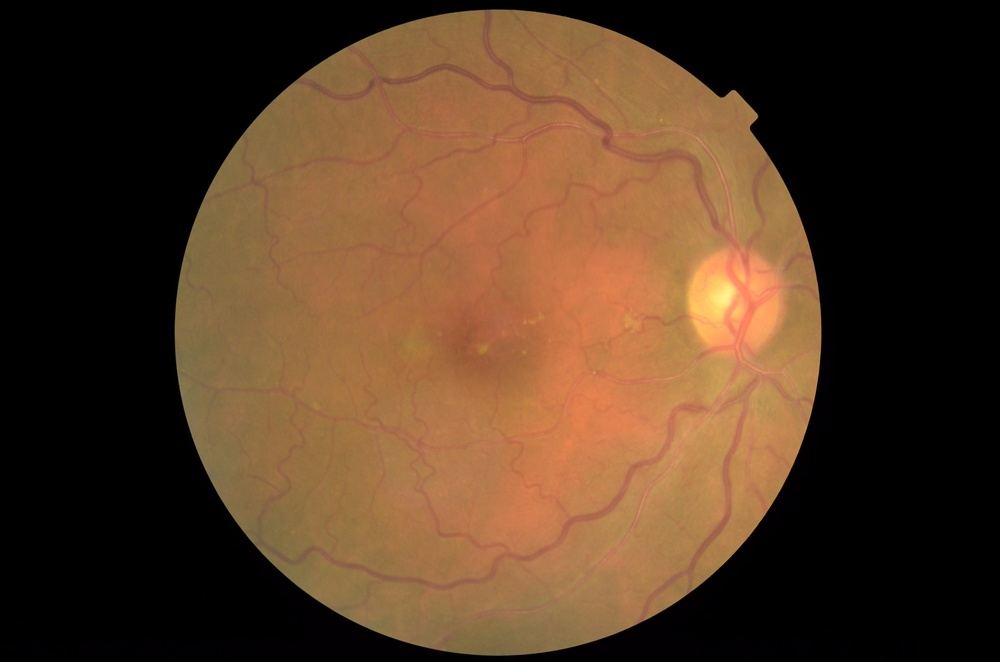
#> input picture data/example.jpeg, 1000 x 662 px, shrunk from 4928 x 3264 before the run
$ python damage_images.py ../data out
#> lines starting #> are read from the running program, lines starting #| are printed output that depends on the picture
### scripts/fs_utils.py

import os

# [5 lines left out: function ensure_directory_exists, not called in this run]

def is_image_filename(filename):
    return filename.lower().split('.')[-1] in ['jpg', 'jpeg', 'tif', 'png']

# This function will construct a list of image
# (filepath, filename) pairs from a given directory.
def collect_images(directory):
    source_images = []
    for directory_prefix, _, filenames in os.walk(directory):
        image_filenames = [filename for filename in filenames if is_image_filename(filename)]
        source_images.extend([(os.path.join(directory_prefix, f), f) for f in image_filenames])
    return source_images

### scripts/damage_images.py
'''
The purpose of this is to generate a damaged dataset.
This will distort images, or removed parts of them entirely.
'''
import os
import sys
import random
if __name__ == '__main__':
    os.sys.path.append('.')
from PIL import Image
import numpy as np
import scipy
import cv2

from scripts.fs_utils import collect_images

# Deletes bottom half of rows.
def thanos_snap(source_path, target_path):
    img = Image.open(source_path, mode='r')
    pt1 = (0, img.height//2)
    pt2 = (img.width, img.height)
    img_nparray = np.asarray(img)
    cv2.rectangle(img_nparray, pt1, pt2, (128, 128, 128), -1, 8, 0)
    new_img = Image.fromarray(img_nparray.astype(np.uint8))
    new_img.save(target_path, quality=97)

def swirl(source_path, target_path):
#> called with source_path = '../data/example.jpeg', target_path = 'out/example.jpeg'
    img = Image.open(source_path, mode='r')
#> img is the input picture: PIL image 1000x662 RGB; mean R, G, B 84.8, 58.2, 36.1
    img_nparray = np.array(img)
    A = img_nparray.shape[0] / 3.0
#> A = 220.7
    w = 2.0 / img_nparray.shape[1]
#> w = 0.002
    shift = lambda x: A * np.sin(2.0*np.pi*x * w)
    for i in range(img_nparray.shape[0]):
        img_nparray[:,i] = np.roll(img_nparray[:,i], int(shift(i)))
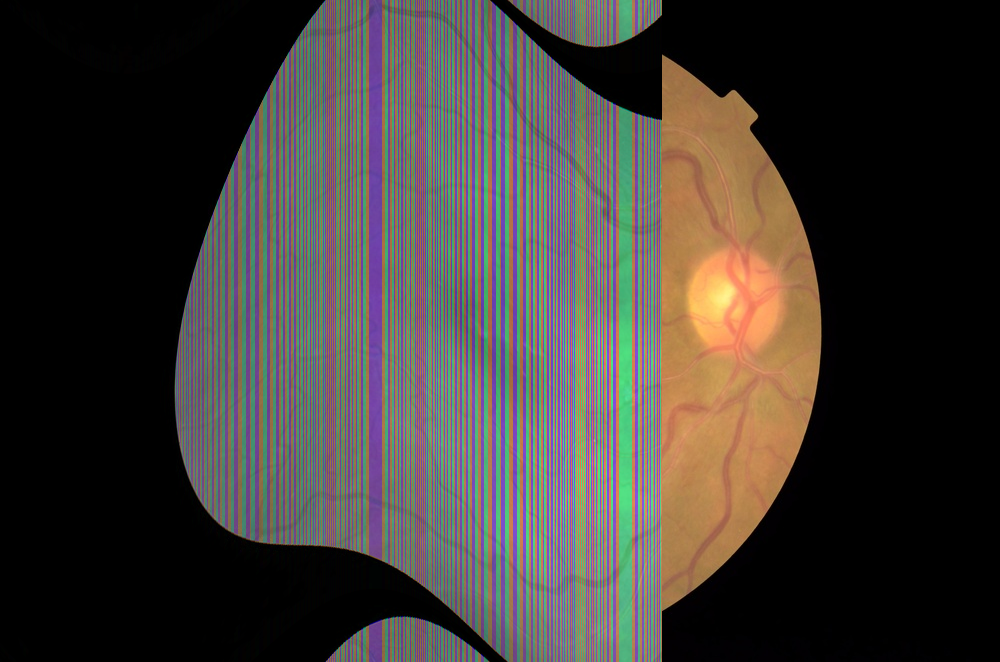
#> img_nparray: shape (662, 1000, 3); mean R, G, B 64.5, 59.6, 55.1
    new_img = Image.fromarray(img_nparray.astype(np.uint8))
    new_img.save(target_path, quality=97)

def thanos_infinite_snap(source_path, target_path):
    img = Image.open(source_path, mode='r')
    pt1 = (0, 0)
    pt2 = (img.width, img.height)
    img_nparray = np.asarray(img)
    cv2.rectangle(img_nparray, pt1, pt2, (128, 128, 128), -1, 8, 0)
    new_img = Image.fromarray(img_nparray.astype(np.uint8))
    new_img.save(target_path, quality=97)

def main(source_dir, target_dir):
    source_images = collect_images(source_dir)
    for source_path, source_fname in source_images:
        target_path = os.path.join(target_dir, source_fname)
        decision = random.randint(0, 20)
        if decision >= 0 and decision <= 10:
            thanos_snap(source_path, target_path)
        elif decision > 10 and decision < 19:
            swirl(source_path, target_path)
        elif decision == 19:
            thanos_infinite_snap(source_path, target_path)
#> pass 2 of the loop in main, `for source_path, source_fname in source_images:`:
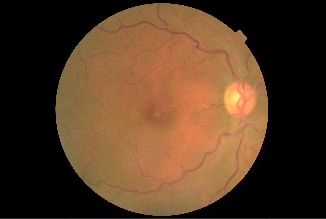
#> input picture data/EyeImage.png, 326 x 219 px
#> in swirl, img is the input picture: PIL image 326x219 RGBA; mean R, G, B, A 85.2, 58.4, 36.2, 254.8
#> after the loop in swirl (call 2), `for i in range(img_nparray.shape[0]):`:
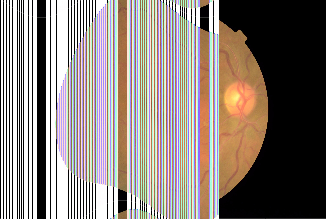
#> img_nparray: shape (219, 326, 4); mean R, G, B, A 92.1, 87.9, 81.7, 172.9; transparent parts drawn white

if __name__ == '__main__':
    if len(sys.argv) < 3:
        print('Usage:')
        print('  python damage_images.py <source_dir> <target_dir>')
        exit()
    source_dir = sys.argv[1]
    target_dir = sys.argv[2]
    main(source_dir, target_dir)
